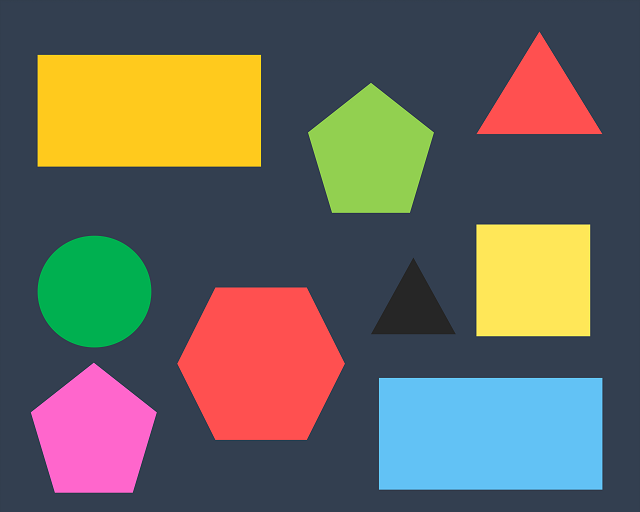
#> input picture formasgeometricas.png, 640 x 512 px, found by its file name
$ python reconoce.py
#> lines starting #> are read from the running program, lines starting #| are printed output that depends on the picture
#imagen = cv2.imread('formasgeometricas.png')
import cv2
img = cv2.imread('D:\\Biblioteca\\Escritorio\\python\\ReconocimientoF\\formasgeometricas.png',0)
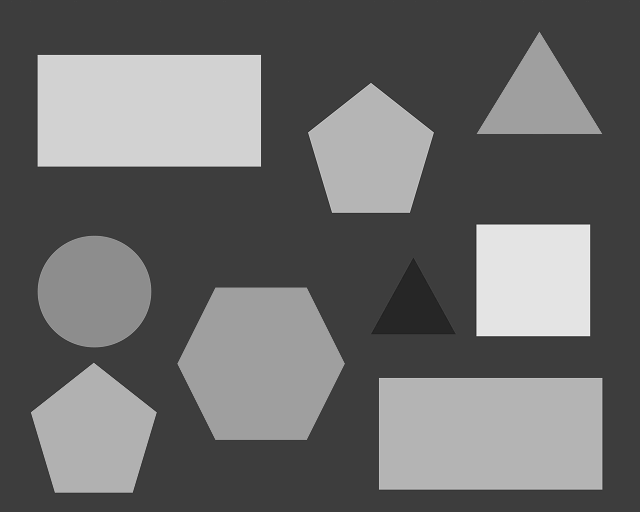
#> img: shape (512, 640); min 34, max 243, mean 106.1
cv2.imshow('image',img)
k=cv2.waitKey(5000) & 0xFF
#> (key Esc is pressed here)
cv2.destroyAllWindows()
